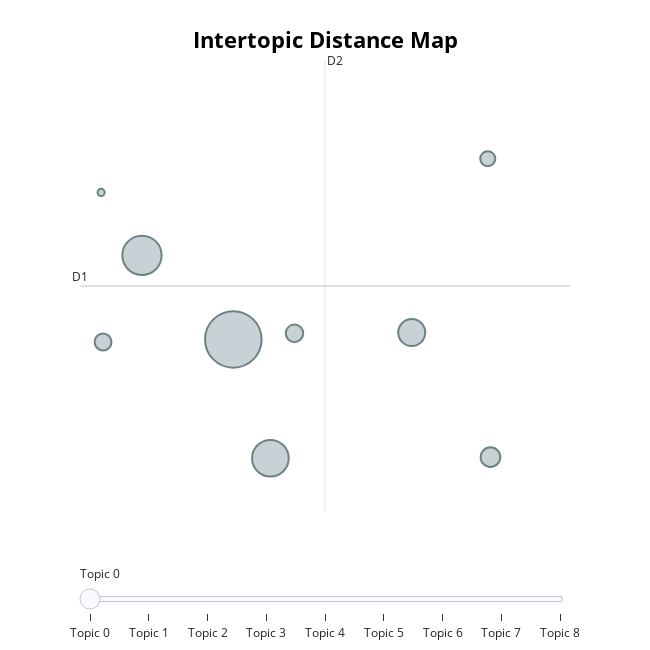

The notebook cell saved with this chart:
### Markdown cell above
<H3>VISUALISASI PERSEBARAN TOPIK</H3>

### Code cell
topic_model.visualize_topics()

### Figure 1 — Plotly figure (JSON) as saved in the notebook; plotly's stock layout.template omitted (floating-point values rounded to 4 significant figures)
{"data": [{"customdata": [[0, "aplikasi | game | buka | jaringan | ping", 1826], [1, "kartu | pembayaran | beli | sim | masuk", 881], [2, "sinyal | sinyalnya | ilang | hilang | tiba", 767], [3, "mbps | unlimited | fup | kbps | kecepatan", 417], [4, "mudah | harga | bagus | murah | promo", 219], [5, "youtube | nonton | instagram | topping | lancar", 176], [6, "tetep | udh | gabisa | bener | ga", 162], [7, "login | log | ulang | server | nomor", 129], [8, "virtual | account | bca | pembayaran | berhasil", 29]], "hovertemplate": "<b>Topic %{customdata[0]}</b><br>%{customdata[1]}<br>Size: %{customdata[2]}", "legendgroup": "", "marker": {"color": "#B0BEC5", "line": {"color": "DarkSlateGrey", "width": 2}, "size": [1826, 881, 767, 417, 219, 176, 162, 129, 29], "sizemode": "area", "sizeref": 1.141, "symbol": "circle"}, "mode": "markers", "name": "", "orientation": "v", "showlegend": false, "type": "scatter", "x": [2.0, 1.331, 2.272, 3.307, 3.884, 2.448, 1.046, 3.864, 1.032], "xaxis": "x", "y": [3.113, 3.662, 2.338, 3.158, 2.345, 3.152, 3.096, 4.291, 4.072], "yaxis": "y"}], "layout": {"annotations": [{"showarrow": false, "text": "D1", "x": 0.8768, "y": 3.461, "yshift": 10}, {"showarrow": false, "text": "D2", "x": 2.672, "xshift": 10, "y": 4.935}], "height": 650, "hoverlabel": {"bgcolor": "white", "font": {"family": "Rockwell", "size": 16}}, "legend": {"itemsizing": "constant", "tracegroupgap": 0}, "margin": {"t": 60}, "shapes": [{"line": {"color": "#CFD8DC", "width": 2}, "type": "line", "x0": 2.672, "x1": 2.672, "y0": 1.988, "y1": 4.935}, {"line": {"color": "#9E9E9E", "width": 2}, "type": "line", "x0": 0.8768, "x1": 4.466, "y0": 3.461, "y1": 3.461}], "sliders": [{"active": 0, "pad": {"t": 50}, "steps": [{"args": [{"marker.color": [["red", "#B0BEC5", "#B0BEC5", "#B0BEC5", "#B0BEC5", "#B0BEC5", "#B0BEC5", "#B0BEC5", "#B0BEC5"]]}], "label": "Topic 0", "method": "update"}, {"args": [{"marker.color": [["#B0BEC5", "red", "#B0BEC5", "#B0BEC5", "#B0BEC5", "#B0BEC5", "#B0BEC5", "#B0BEC5", "#B0BEC5"]]}], "label": "Topic 1", "method": "update"}, {"args": [{"marker.color": [["#B0BEC5", "#B0BEC5", "red", "#B0BEC5", "#B0BEC5", "#B0BEC5", "#B0BEC5", "#B0BEC5", "#B0BEC5"]]}], "label": "Topic 2", "method": "update"}, {"args": [{"marker.color": [["#B0BEC5", "#B0BEC5", "#B0BEC5", "red", "#B0BEC5", "#B0BEC5", "#B0BEC5", "#B0BEC5", "#B0BEC5"]]}], "label": "Topic 3", "method": "update"}, {"args": [{"marker.color": [["#B0BEC5", "#B0BEC5", "#B0BEC5", "#B0BEC5", "red", "#B0BEC5", "#B0BEC5", "#B0BEC5", "#B0BEC5"]]}], "label": "Topic 4", "method": "update"}, {"args": [{"marker.color": [["#B0BEC5", "#B0BEC5", "#B0BEC5", "#B0BEC5", "#B0BEC5", "red", "#B0BEC5", "#B0BEC5", "#B0BEC5"]]}], "label": "Topic 5", "method": "update"}, {"args": [{"marker.color": [["#B0BEC5", "#B0BEC5", "#B0BEC5", "#B0BEC5", "#B0BEC5", "#B0BEC5", "red", "#B0BEC5", "#B0BEC5"]]}], "label": "Topic 6", "method": "update"}, {"args": [{"marker.color": [["#B0BEC5", "#B0BEC5", "#B0BEC5", "#B0BEC5", "#B0BEC5", "#B0BEC5", "#B0BEC5", "red", "#B0BEC5"]]}], "label": "Topic 7", "method": "update"}, {"args": [{"marker.color": [["#B0BEC5", "#B0BEC5", "#B0BEC5", "#B0BEC5", "#B0BEC5", "#B0BEC5", "#B0BEC5", "#B0BEC5", "red"]]}], "label": "Topic 8", "method": "update"}]}], "title": {"font": {"color": "Black", "size": 22}, "text": "<b>Intertopic Distance Map</b>", "x": 0.5, "xanchor": "center", "y": 0.95, "yanchor": "top"}, "width": 650, "xaxis": {"anchor": "y", "domain": [0, 1], "range": [0.8768, 4.466], "title": {"text": ""}, "visible": false}, "yaxis": {"anchor": "x", "domain": [0, 1], "range": [1.988, 4.935], "title": {"text": ""}, "visible": false}}}
